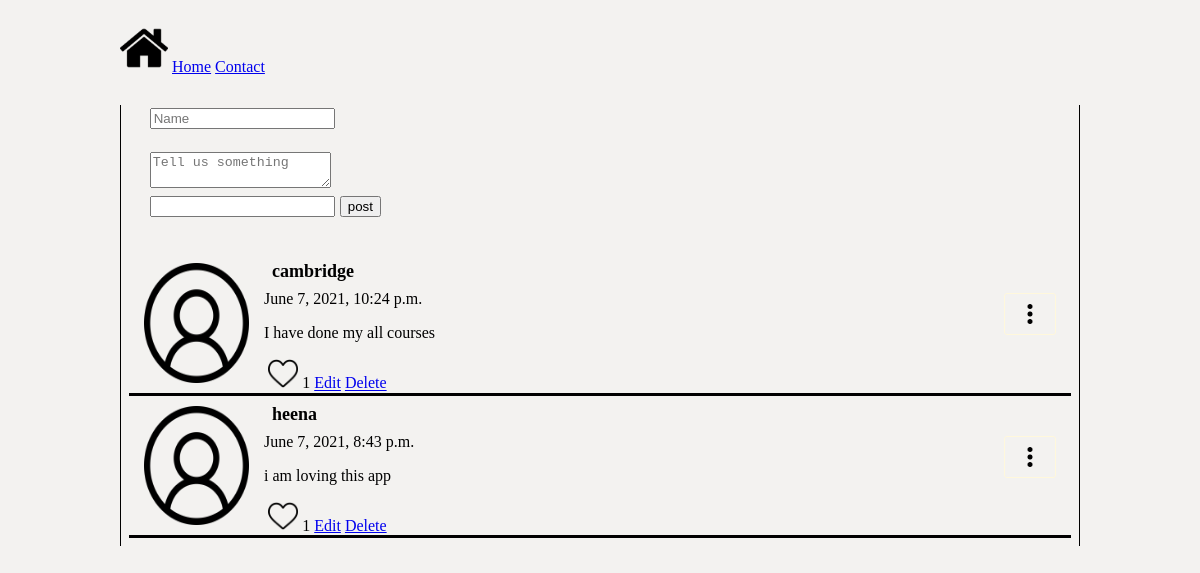
Before: / with the older database file.
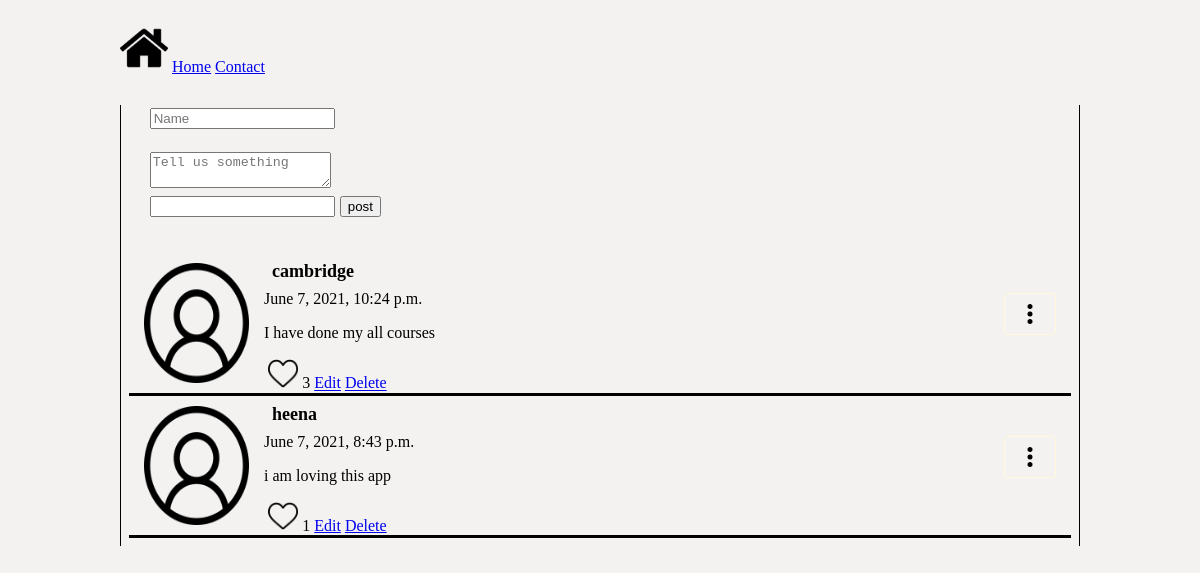
After: the same page with the newer database file.
### twitter/models.py (models this page shows)
class Tweetclone(models.Model):
    class Meta(object):
        db_table = 'tweetclone'
    name = models.CharField(max_length=14)
    body = models.TextField(max_length=140)
    image = CloudinaryField('image', blank= True, null= True)
    like_count=models.IntegerField('LikeCount',default=0,blank=True)
    created_at = models.DateTimeField(auto_now_add=True)

### twitter/views.py (the view, shortened to what this page needs)
# urls.py: path('',views.Tweet,name='Tweet'),
def Tweet(request):
    form = PostForm()
    tweet = Tweetclone.objects.order_by('created_at').reverse().all()[:20]
    return render(request, 'tweet.html',
                   {'tweet': tweet, 'form':form})

### twitter/forms.py
class PostForm(forms.ModelForm):
    class Meta:
        model = Tweetclone
        fields = '__all__'

### templates/tweet.html (shortened to what this page needs)
{% extends "base.html" %} {% block content %}
{% load static %}
{% load cloudinary %}
<html lang="en">
    <head>
    </head>
<body>
 <div class="header">
    <div class="header-right">
      <img src="{% static 'img/home.png' %}" style="width: 5%;"></img>
  <a href="{% url 'Tweet' %}">Home</a>
  <a href="{% url 'contacts' %}">Contact</a>
 </div>
<section class="content">
    <section class="tweet_post">
        <form action="/" method="POST" enctype="multipart/form-data">
          <input type="text" name="name" placeholder="Name" style="width: fit-content;" required><br>
          <br>
          <textarea name="body" name="Post here " placeholder="Tell us something " required></textarea><br>
          {{form.image}}
          <input type="submit" value="post"><br>
        </form>
    </section>
    <section class="tweets">
        <ul>
        {% for tweets in tweet %}
        <li>
          {% load static %}
           <img class="profile" src="{% static 'img/user.png' %} ">
           <img class="menu_icon" src="{% static 'img/menu.png' %} ">
           <div class="name_body">
           <div class="name">  {{ tweets.name}}</div>
           <div class="datecreated"> {{ tweets.created_at}}</div>
           <p>  {{ tweets.body }}</p>
           <a href="/like/{{tweets.id}}"><img src="{% static 'img/heart.png' %}" style="width: 5%"></a>
            {{tweets.like_count}}
           <a href="/edit/{{tweets.id}}">Edit</a>
           <a href="/delete/{{tweets.id}}">Delete</a>
           </div>
         </li>
        {% endfor %}
        </ul>
    </section>
</section>
</body>
{% endblock %}

Changed rows visible on the page:
changed Tweetclone "cambridge": like_count "1" → "3"
